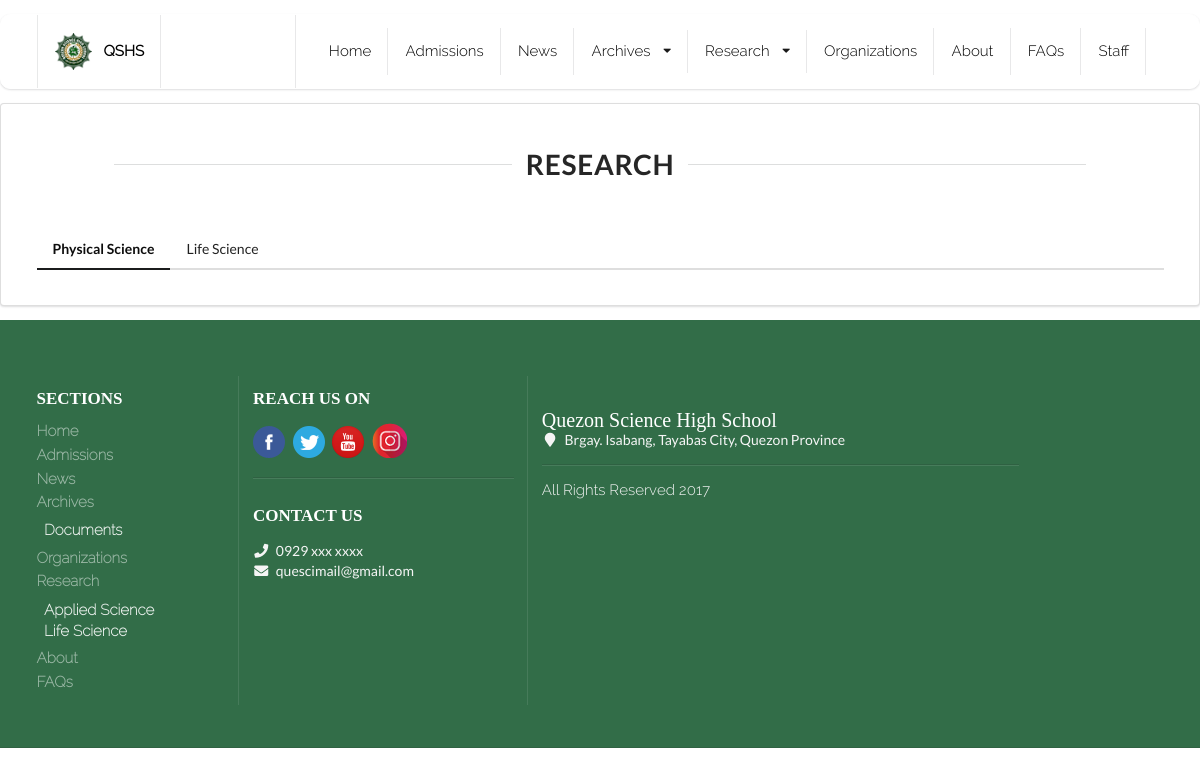
The page /applied_science on the database as committed earlier.
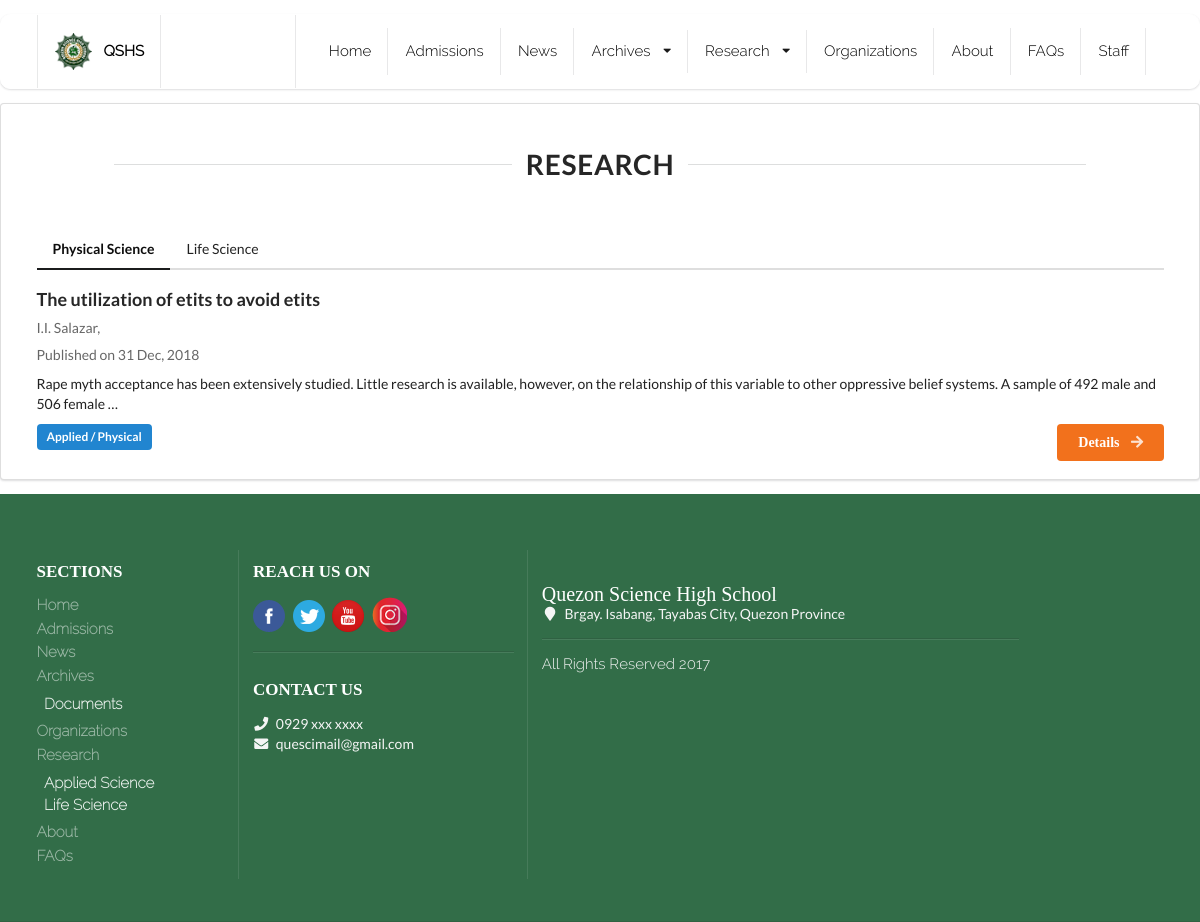
The same page on the database as committed later.
### staff/models.py (models this page shows, shortened)
class ResearchPaper(models.Model):
    CATEGORY_CHOICES = (
        ("Applied", "Applied Science"),
        ("Life", "Life Science")
    )
    Applied = "Applied"
    Life = "Life"
    title = models.CharField(max_length=10000)
    abstract = models.CharField(max_length=10000)
    published_date = models.DateTimeField(default=timezone.now)
    file = models.FileField(upload_to="research_papers/" + str(title).lower(), validators=[FileExtensionValidator(['pdf'])],)
    category = models.CharField(choices=CATEGORY_CHOICES, max_length=50, default=None, blank=True, null=True)

class ResearchProponent(models.Model):
    research = models.ForeignKey(ResearchPaper, on_delete=models.CASCADE, related_name="proponents")
    first_name = models.CharField(max_length=100)
    middle_name = models.CharField(max_length=100)
    last_name = models.CharField(max_length=100)

### main/views.py (the view)
# urls.py: path('applied_science', views.AppliedListView.as_view(),name="applied_science"),
class AppliedListView(ListView):
    template_name = 'main/appliedScience.html'
    model = ResearchPaper
    context_object_name = "research_paper"
    def get_queryset(self):
        return ResearchPaper.objects.filter(category="Applied").order_by('-published_date')

### templates/main/appliedScience.html (shortened to what this page needs)
{% extends 'base_2.html' %}
{% block main_content %}
	<div class="ui research stackable segment">
	<center>
		<div class="text container">
			<div class="ui horizontal section divider" style="width:83%;"><h1>Research</h1></div>
		</div>
	</center>
	<br>
	<div class="ui container">
			<div class="ui secondary pointing menu">
				<a class="active item">Physical Science</a>
				<a class="item" href="{% url 'main:life_science' %}">Life Science</a>
			</div>
				<div class="ui relaxed divided items">
					{% for paper in research_paper %}
					<div class="item">
						<div class="content">
							<a class="ui header" href="{% url 'main:applied_science_detail' pk=paper.pk %}">{{ paper.title }}</a>
							<div class="meta">
								<p>
									{% for proponent in paper.proponents.all %}
		                {{ proponent.first_name|slice:"1"}}.{{ proponent.middle_name|slice:"1"}}. {{ proponent.last_name }},
		              {% empty %}
		                No Proponents
		              {% endfor %}
								</p>
								<p>Published on {{ paper.published_date|date:"d M, Y"}}</p>
							</div>
							<div class="description">
								{{ paper.abstract|truncatechars:200 }}
							</div>
							<div class="extra">
								<div class="ui label blue">
									Applied / Physical
								</div>
								<a class="ui right floated orange button" href="{% url 'main:applied_science_detail' pk=paper.pk %}">
                  Details
                  <i class="ui right arrow icon"></i>
								</a>
							</div>
						</div>
					</div>
					{% endfor %}
				</div>
    </div>
</div>
{% endblock %}

### templates/base_2.html (shortened to what this page needs)
<!DOCTYPE html>
{% load staticfiles %}
<html>
<head>
	<link rel="stylesheet" href="{% static 'dist/semantic.css' %}">
	<link rel="stylesheet" type="text/css" href="{% static 'css/index.css' %}">
</head>
<body>
			<div class="ui large top main menu" id="def-navbar">
				<div class="ui container">
					<a class="header item" href="index.html"><img class="logo" src="{% static 'img/logo.png' %}">QSHS</a>
					<div class="ui right item">
						<a class="item" href="{% url 'main:index' %}">Home</a>
							<a class="{% block admission %} {%endblock%}item" href="{% url 'main:admissions' %}">Admissions</a>
							<a class="{% block news %} {%endblock%}item" href="{% url 'main:news' %}">News</a>
							<div class="ui dropdown {% block archives %} {% endblock %}item">
								Archives
								<i class="ui dropdown icon"></i>
							</div>
							<div class="ui dropdown {% block research %} {%endblock%}item">
								Research
								<i class="ui dropdown icon"></i>
							</div>
							<a class="{% block org %} {% endblock %} item" href="{% url 'main:organizations' %}">Organizations</a>
							<a class="{% block about %} {% endblock %} item" href="{% url 'main:about' %}">About</a>
							<a class="{% block faq %} {% endblock %} item" href="{% url 'main:faqs' %}">FAQs</a>
							{% if user.is_authenticated %}
							<a href="{% url 'admin:index' %}" class="ui item">Admin</a>
							<a href="{% url 'staff:index' %}" class="item">Staff</a>
							<a href="{% url 'staff:logout' %}" class="item">Logout</a>
							{% else %}
							<a href="{% url 'staff:login' %}" class="item">Staff</a>
							{% endif %}
					</div>
				</div>
			</div>
			{% block main_content %}
			{% endblock %}
			{% include 'main/footer.html' %}
</body>
</html>

### templates/main/footer.html
{% load staticfiles %}
<div class="ui vertical footer segment">
	<div class="ui container">
		<div class="ui stackable inverted divided equal height stackable grid">
			<div class="three wide column">
					<h3 class="ui inverted header">SECTIONS</h3>
					<div class="ui inverted link list">
						<a class="item" href="{% url 'main:index' %}">Home</a>
						<a class="item" href="{% url 'main:admissions' %}">Admissions</a>
						<a class="item" href="{% url 'main:news' %}">News</a>
						<div class="item">
							Archives
							<div class="ui inverted link list">
								<a class="item" href="documents.html">Documents</a>
							</div>
						</div>
						<a class="item" href="{% url 'main:organizations' %}">Organizations</a>
						<div class="item">
							Research
							<div class="ui list">
								<a class="item" href="appliedScience.html">Applied Science</a>
								<a class="item" href="lifeScience.html">Life Science</a>
							</div>
						</div>
						<a class="item" href="{% url 'main:about' %}">About</a>
						<a class="item" href="{% url 'main:faqs' %}">FAQs</a>
					</div>
			</div>
			<div class="four wide column">
				<h3 class="ui inverted header">REACH US ON</h3>
				<div class="ui inverted link list">
					<div class="row" id="footerReach">
					<a href="#" class="item"><img src="{% static 'img/facebook.png' %}"></a>
					<a href="#" class="item"><img src="{% static 'img/twitter.png' %}"></a>
					<a href="#" class="item"><img src="{% static 'img/youtube.png' %}"></a>
					<a href="#" class="item"><img src="{% static 'img/instagram.png' %}"></a>
					</div>
				</div>
				<div class="ui divider"></div>
				<h3 class="ui inverted header">CONTACT US</h3>
				<div class="column description"><i class="call icon"></i> 0929 xxx xxxx</div>
				<div class="column description"><i class="mail icon"></i> quescimail@gmail.com</div>
		</div>
				<div class="seven wide column">
						<br>
						<div class="text container" id="footerQsci">Quezon Science High School</div>
						<div class="description aligned center"><i class="marker icon"></i> Brgay. Isabang, Tayabas City, Quezon Province</div>
						<div class="ui divider"></div>
						<p id="footerRights">All Rights Reserved 2017</p>
				</div>
		</div>
		</div>
	</div>

### static/css/index.css (style rules this page uses)
#def-navbar { width: 100%; height: 75px; border-radius: 10px; border-style: solid; border-color: white; }
#def-navbar .item { font-family: Raleway Light; color: black; }
.ui.header { font-family: Code Bold; }
.ui.menu .item img.logo { margin-right: 0.75em; }
.ui.button { font-family: Code Bold; font-weight: bold; }
.ui.footer.segment { background: #326d48; padding: 5em 0em 4em 0em; color: #f5f5f5; }
.footer.segment .inverted.header { font-family: Code Bold; font-size:17px; }
.footer.segment .item { font-family: Raleway Thin; font-weight: bold; font-size: 15px; }
#footerReach { letter-spacing: 5px; }
#footerQsci { font-family: Code Bold; color: #fff; font-size: 20px; }
#footerRights { font-family: Raleway Light; font-size: 15px; }

Rows that differ between the two databases and show on the page:
added ResearchPaper: title "The utilization of etits to avoid etits", published_date "31 Dec, 2018", abstract "Rape myth acceptance has been extensively studied. Little research is available, however, on the relationship of this variable to other oppressive belief systems. A sample of 492 male and 506 female …"
added ResearchProponent: first_name "I", middle_name "I", last_name "Salazar"
